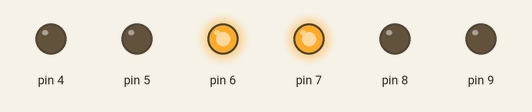
Bench run of a sketch on a simulated Arduino Uno, built with avr-gcc and run on an emulated ATmega328P. Parts: output pins drawn as LEDs (lit = HIGH).

Above: at 0.4 s.
At 1.2 s:
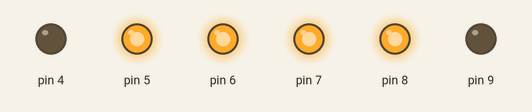
At 3.6 s:
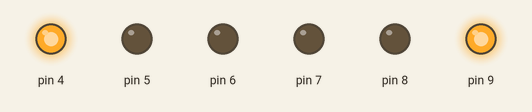
At 5.7 s:
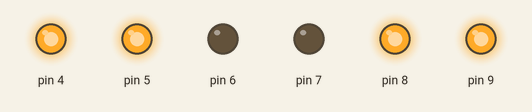
At 8.7 s:
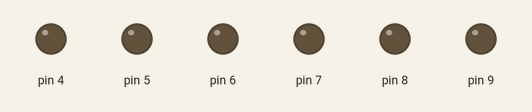
At 11.0 s:
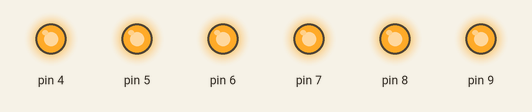
Timing chart, 0 to 11.7 s (numbered marks = the images above):
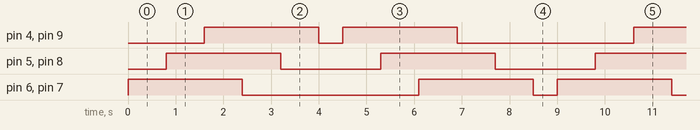

Measured:
- by itself, pin 4, pin 9: repeats every 9.0 s: LOW 0.50 s, HIGH 2.4 s, LOW 3.7 s, HIGH 2.4 s
- by itself, pin 5, pin 8: alternates HIGH for 2.4 s and LOW for 2.1 s
- by itself, pin 6, pin 7: repeats every 9.0 s: LOW 3.7 s, HIGH 2.4 s, LOW 0.50 s, HIGH 2.4 s

The sketch:

_6led_slow_center-in-out.ino
```cpp
int ds = 800;
void setup() {
  // put your setup code here, to run once:
pinMode(4,OUTPUT);
pinMode(5,OUTPUT);
pinMode(6,OUTPUT);
pinMode(7,OUTPUT);
pinMode(8,OUTPUT);
pinMode(9,OUTPUT);

}

void loop() {
  // put your main code here, to run repeatedly:
digitalWrite(4,LOW);
digitalWrite(5,LOW);
digitalWrite(6,HIGH);
digitalWrite(7,HIGH);
digitalWrite(8,LOW);
digitalWrite(9,LOW);
delay(ds);

digitalWrite(4,LOW);
digitalWrite(5,HIGH);
digitalWrite(6,HIGH);
digitalWrite(7,HIGH);
digitalWrite(8,HIGH);
digitalWrite(9,LOW);
delay(ds);

digitalWrite(4,HIGH);
digitalWrite(5,HIGH);
digitalWrite(6,HIGH);
digitalWrite(7,HIGH);
digitalWrite(8,HIGH);
digitalWrite(9,HIGH);
delay(ds);

digitalWrite(4,HIGH);
digitalWrite(5,HIGH);
digitalWrite(6,LOW);
digitalWrite(7,LOW);
digitalWrite(8,HIGH);
digitalWrite(9,HIGH);
delay(ds);

digitalWrite(4,HIGH);
digitalWrite(5,LOW);
digitalWrite(6,LOW);
digitalWrite(7,LOW);
digitalWrite(8,LOW);
digitalWrite(9,HIGH);
delay(ds);

digitalWrite(4,LOW);
digitalWrite(5,LOW);
digitalWrite(6,LOW);
digitalWrite(7,LOW);
digitalWrite(8,LOW);
digitalWrite(9,LOW);
delay(500);

digitalWrite(4,HIGH);
digitalWrite(5,LOW);
digitalWrite(6,LOW);
digitalWrite(7,LOW);
digitalWrite(8,LOW);
digitalWrite(9,HIGH);
delay(ds);

digitalWrite(4,HIGH);
digitalWrite(5,HIGH);
digitalWrite(6,LOW);
digitalWrite(7,LOW);
digitalWrite(8,HIGH);
digitalWrite(9,HIGH);
delay(ds);

digitalWrite(4,HIGH);
digitalWrite(5,HIGH);
digitalWrite(6,HIGH);
digitalWrite(7,HIGH);
digitalWrite(8,HIGH);
digitalWrite(9,HIGH);
delay(ds);

digitalWrite(4,LOW);
digitalWrite(5,HIGH);
digitalWrite(6,HIGH);
digitalWrite(7,HIGH);
digitalWrite(8,HIGH);
digitalWrite(9,LOW);
delay(ds);

digitalWrite(4,LOW);
digitalWrite(5,LOW);
digitalWrite(6,HIGH);
digitalWrite(7,HIGH);
digitalWrite(8,LOW);
digitalWrite(9,LOW);
delay(ds);

digitalWrite(4,LOW);
digitalWrite(5,LOW);
digitalWrite(6,LOW);
digitalWrite(7,LOW);
digitalWrite(8,LOW);
digitalWrite(9,LOW);
delay(500);
}
```
